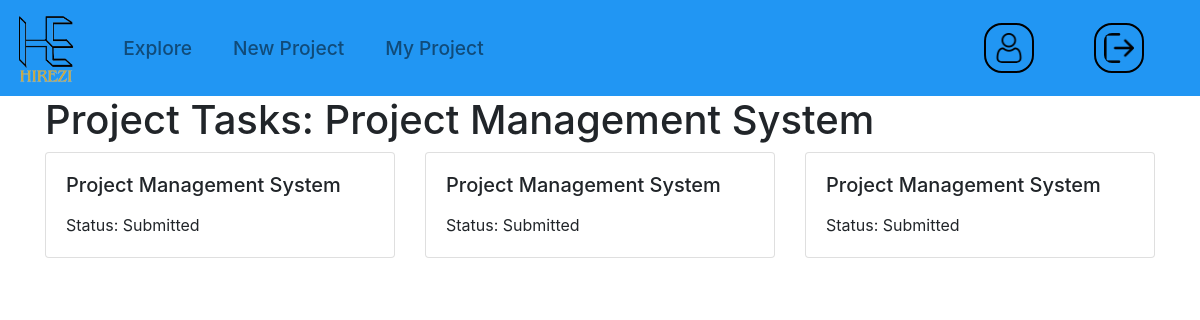
The page /project/2/tasks/ on the database its author committed.
### college/models.py (models this page shows, shortened)
class Project(models.Model):
    project_title = models.CharField(max_length=200)
    project_domain = models.ForeignKey(Domain, on_delete=models.DO_NOTHING)
    College=models.ForeignKey(College,on_delete=models.DO_NOTHING,default=1)
    tech_stack=models.ForeignKey(TechStack, on_delete=models.DO_NOTHING)
    support_doc = models.FileField(upload_to='documents/', blank=True, null=True)
    member_details_1 = models.ForeignKey(Student,related_name='member_1', on_delete=models.CASCADE)
    member_details_2 = models.ForeignKey(Student,related_name='member_2' ,on_delete=models.CASCADE)
    member_details_3 = models.ForeignKey(Student,related_name='member_3', on_delete=models.CASCADE)
    member_details_4 = models.ForeignKey(Student,related_name='member_4', on_delete=models.CASCADE)
    mentor_id=models.ForeignKey(Mentor,on_delete=models.CASCADE,null=True, blank=True)
    timeline_id=models.ForeignKey(Timeline,on_delete=models.CASCADE,null=True, blank=True)
    abstract=models.CharField(max_length=500,blank=True, null=True)

class ProjectTask(models.Model):
    STATUS_CHOICES = [
        ('Pending', 'Pending'),
        ('Completed', 'Completed'),
        ('InProgress', 'In Progress'),
        ('Submitted','Submitted'),
        ('Reassigned','Re Assigned')
    ]
    project = models.ForeignKey('Project', on_delete=models.CASCADE)
    task_name = models.ForeignKey(Task, on_delete=models.CASCADE)
    status = models.CharField(max_length=20, choices=STATUS_CHOICES, default='Pending')
    response = models.TextField(blank=True, null=True)
    remark = models.TextField(blank=True, null=True)
    document = models.FileField(upload_to='documents/', blank=True, null=True)

### student/views.py (the view)
# urls.py: path('project/<int:project_id>/tasks/', views.project_tasks, name='project_tasks'),
def project_tasks(request, project_id):
    try:
        project = Project.objects.get(id=project_id)
        tasks = ProjectTask.objects.filter(project=project)
        if not tasks:
            return HttpResponse("No tasks found for this project.")
    except Project.DoesNotExist:
        return HttpResponse("Project does not exist")
    return render(request, 'students/tasks.html', {'project': project, 'tasks': tasks})

### templates/students/tasks.html (shortened to what this page needs)
{% extends 'students/student_base.html' %} {% block title %}Tasks{% endblock %}
{% block body %}
<div class="container">
  <h1>Project Tasks: {{ project.project_title }}</h1>
  <div class="task-list">
    {% if tasks %}
    <div class="row">
      {% for task in tasks %}
      <div class="col-md-4 mb-4">
        <div
          class="card"
          style="cursor: pointer"
          onclick="openTaskDetailsPage('{{ task.id }}')"
        >
          <div class="card-body">
            <h5 class="card-title">{{ task.project.project_title }}</h5>
            <p class="card-text">Status: {{ task.status }}</p>
          </div>
        </div>
      </div>
      {% endfor %}
    </div>
    {% else %}
    <p>No tasks found for this project.</p>
    {% endif %}
  </div>
</div>
{% endblock %}

### rows shown on the page
Project: project_title "Project Management System"
ProjectTask: project.project_title "Project Management System", status "Submitted"
ProjectTask: project.project_title "Project Management System", status "Submitted"
ProjectTask: project.project_title "Project Management System", status "Submitted"
